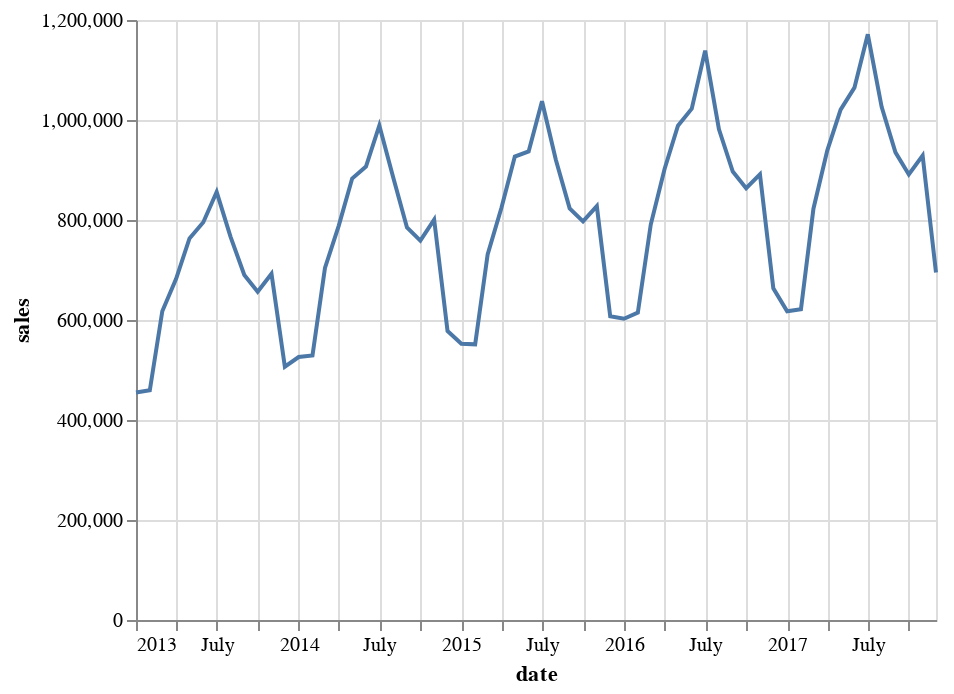

The notebook cell this image was saved under:
### Code cell
# prompt: Using dataframe monthly_sales: date,Sales in line chart

import altair as alt
chart = alt.Chart(monthly_sales).mark_line().encode(x='date', y='sales')
chart

### Figure 1 — Vega-Lite specification as saved in the notebook (floating-point values rounded to 4 significant figures)
{"config": {"view": {"continuousWidth": 400, "continuousHeight": 300}}, "data": {"name": "data-cec839856a5e1b8f6989363232d8a2c8"}, "mark": "line", "encoding": {"x": {"field": "date", "type": "temporal"}, "y": {"field": "sales", "type": "quantitative"}}, "$schema": "https://vega.github.io/schema/vega-lite/v4.17.0.json", "datasets": {"data-cec839856a5e1b8f6989363232d8a2c8": [{"date": "2013-01-01T00:00:00", "sales": 454904}, {"date": "2013-02-01T00:00:00", "sales": 459417}, {"date": "2013-03-01T00:00:00", "sales": 617382}, {"date": "2013-04-01T00:00:00", "sales": 682274}, {"date": "2013-05-01T00:00:00", "sales": 763242}, {"date": "2013-06-01T00:00:00", "sales": 795597}, {"date": "2013-07-01T00:00:00", "sales": 855922}, {"date": "2013-08-01T00:00:00", "sales": 766761}, {"date": "2013-09-01T00:00:00", "sales": 689907}, {"date": "2013-10-01T00:00:00", "sales": 656587}, {"date": "2013-11-01T00:00:00", "sales": 692643}, {"date": "2013-12-01T00:00:00", "sales": 506607}, {"date": "2014-01-01T00:00:00", "sales": 525987}, {"date": "2014-02-01T00:00:00", "sales": 529117}, {"date": "2014-03-01T00:00:00", "sales": 704301}, {"date": "2014-04-01T00:00:00", "sales": 788914}, {"date": "2014-05-01T00:00:00", "sales": 882877}, {"date": "2014-06-01T00:00:00", "sales": 906842}, {"date": "2014-07-01T00:00:00", "sales": 989010}, {"date": "2014-08-01T00:00:00", "sales": 885596}, {"date": "2014-09-01T00:00:00", "sales": 785124}, {"date": "2014-10-01T00:00:00", "sales": 758883}, {"date": "2014-11-01T00:00:00", "sales": 800783}, {"date": "2014-12-01T00:00:00", "sales": 578048}, {"date": "2015-01-01T00:00:00", "sales": 552513}, {"date": "2015-02-01T00:00:00", "sales": 551317}, {"date": "2015-03-01T00:00:00", "sales": 730951}, {"date": "2015-04-01T00:00:00", "sales": 824467}, {"date": "2015-05-01T00:00:00", "sales": 926902}, {"date": "2015-06-01T00:00:00", "sales": 937184}, {"date": "2015-07-01T00:00:00", "sales": 1037350}, {"date": "2015-08-01T00:00:00", "sales": 920401}, {"date": "2015-09-01T00:00:00", "sales": 823332}, {"date": "2015-10-01T00:00:00", "sales": 797253}, {"date": "2015-11-01T00:00:00", "sales": 827645}, {"date": "2015-12-01T00:00:00", "sales": 607572}, {"date": "2016-01-01T00:00:00", "sales": 602439}, {"date": "2016-02-01T00:00:00", "sales": 614957}, {"date": "2016-03-01T00:00:00", "sales": 790881}, {"date": "2016-04-01T00:00:00", "sales": 901950}, {"date": "2016-05-01T00:00:00", "sales": 988730}, {"date": "2016-06-01T00:00:00", "sales": 1022664}, {"date": "2016-07-01T00:00:00", "sales": 1138718}, {"date": "2016-08-01T00:00:00", "sales": 981494}, {"date": "2016-09-01T00:00:00", "sales": 896831}, {"date": "2016-10-01T00:00:00", "sales": 863637}, {"date": "2016-11-01T00:00:00", "sales": 891448}, {"date": "2016-12-01T00:00:00", "sales": 663411}, {"date": "2017-01-01T00:00:00", "sales": 617306}, {"date": "2017-02-01T00:00:00", "sales": 621369}, {"date": "2017-03-01T00:00:00", "sales": 822667}, {"date": "2017-04-01T00:00:00", "sales": 938862}, {"date": "2017-05-01T00:00:00", "sales": 1020686}, {"date": "2017-06-01T00:00:00", "sales": 1064624}, {"date": "2017-07-01T00:00:00", "sales": 1171393}, {"date": "2017-08-01T00:00:00", "sales": 1026403}, {"date": "2017-09-01T00:00:00", "sales": 935263}, {"date": "2017-10-01T00:00:00", "sales": 891160}, {"date": "2017-11-01T00:00:00", "sales": 928837}, {"date": "2017-12-01T00:00:00", "sales": 695170}]}}
